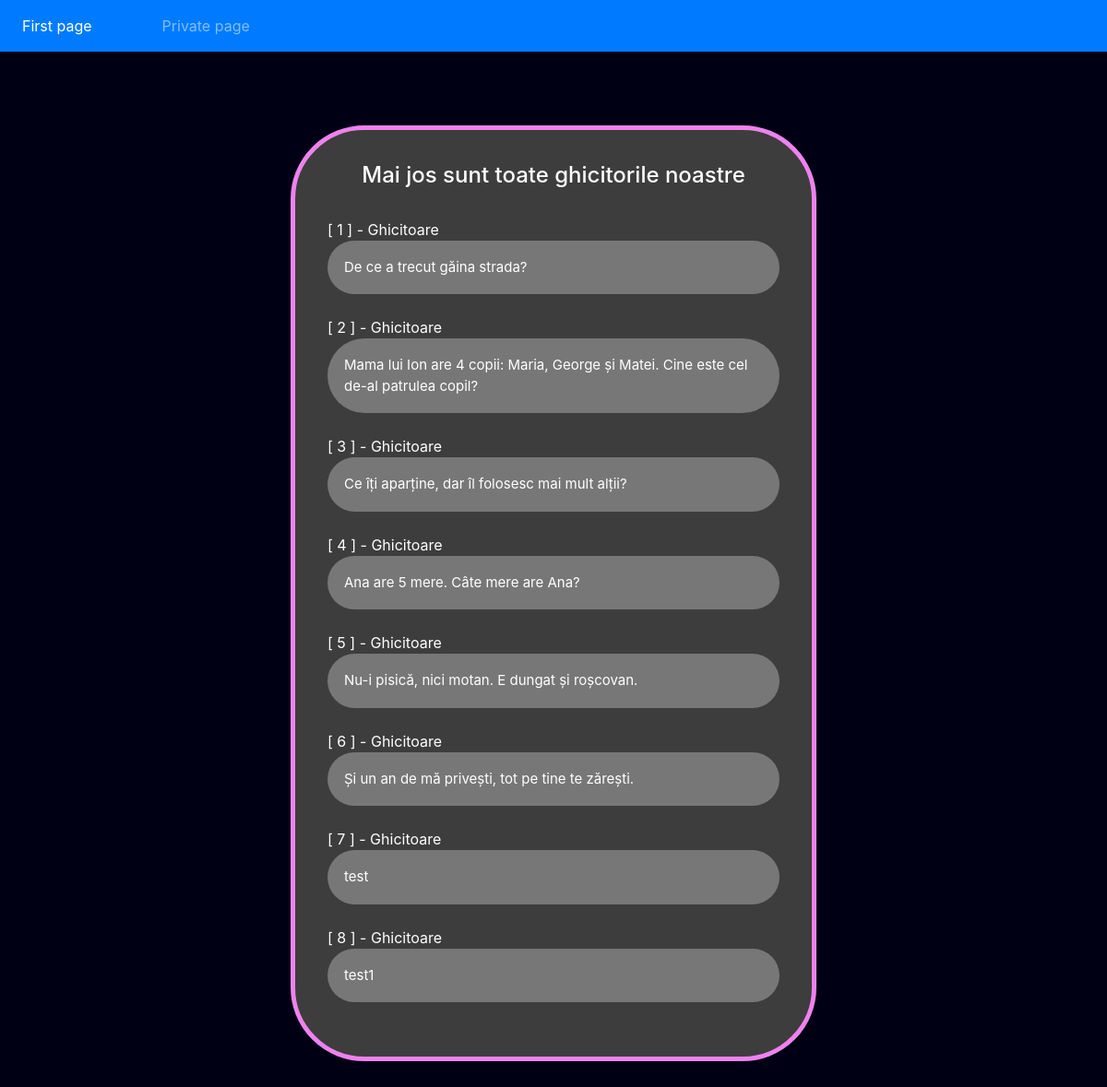
The page / on the database its author committed.
### tables this page shows
CREATE TABLE `tabel_glume` (
  `id` int(100) NOT NULL,
  `intrebare` text NOT NULL,
  `raspuns` text NOT NULL
);

### htdocs/index.php (the view, shortened to what this page needs)
<!DOCTYPE html>
<html>
<head>
</head>
<link rel="stylesheet" href="https://maxcdn.bootstrapcdn.com/bootstrap/4.0.0/css/bootstrap.min.css">
<body>
<nav class="navbar navbar-expand-lg navbar-dark bg-primary">
	<div class="collapse navbar-collapse" id="navbarText">
		<ul class="navbar-nav mr-auto">
			<li class="nav-item active">
				<a class="nav-link" href="#">First page <span class="sr-only">(current)</span></a>
			</li>
			<li class="nav-item">
				<a class="nav-link " style="margin-left:60px" href="private/private.php">Private page</a>
			</li>
		</ul>
	</div>
</nav>
<div class="background_form">
	<?php
		$conn = new mysqli('localhost','root','','glume');
		if($conn->connect_error){
			echo "$conn->connect_error";
			die("Conectare esuata : ". $conn->connect_error);
		}
		else {
			$sql = "SELECT intrebare, raspuns FROM tabel_glume";
			$result = $conn->query($sql);
			$i = 1;
			if ( $result->num_rows > 0)
			{
				echo " <h4 class='fpage'>Mai jos sunt toate ghicitorile noastre</h4> <br>";
				while($row = $result->fetch_assoc())
				{
					echo " [ " . $i++ . " ] - Ghicitoare<br>
					<button type='button' class='collapsible' title='Apasa click pentru a vedea raspunsul'>"
						. $row['intrebare']. "<br>
					</button>
					<div class='content'>
						<p>- Răspuns: " . $row['raspuns']. "</p></div><br><br>";
				}
			}
			else
			{
				echo "<img src = 'images/sadface.png'style=' margin-left:5%; height:150px; padding-right:100px;' />
						Momentan nu există ghicitori... Ne cerem scuze";
			}
		}
	?>
</div>
</body>
</html>

### htdocs/index.php (style rules this page uses)
body { background-color:#000015; color: #FFFFFF; }
.background_form { background-color: #3D3D3D; border: 5px solid violet; border-radius:80px; padding: 35px; margin-top: 80px; margin-right: 315px; margin-bottom: 50px; margin-left:315px; }
.fpage { color:white; text-align:center; position:relative; }
.collapsible { background-color: #777; color: white; cursor: pointer; padding: 18px; width: 100%; border: none; text-align: left; border-radius:50px; outline: none; font-size: 15px; word-wrap: break-word; }

### rows shown on the page
tabel_glume: intrebare "De ce a trecut găina strada?"
tabel_glume: intrebare "Mama lui Ion are 4 copii: Maria, George și Matei. Cine este cel de-al patrulea copil?"
tabel_glume: intrebare "Ce îți aparține, dar îl folosesc mai mult alții?"
tabel_glume: intrebare "Ana are 5 mere. Câte mere are Ana?"
tabel_glume: intrebare "Nu-i pisică, nici motan. E dungat și roșcovan."
tabel_glume: intrebare "Și un an de mă privești, tot pe tine te zărești."
tabel_glume: intrebare "test"
tabel_glume: intrebare "test1"
